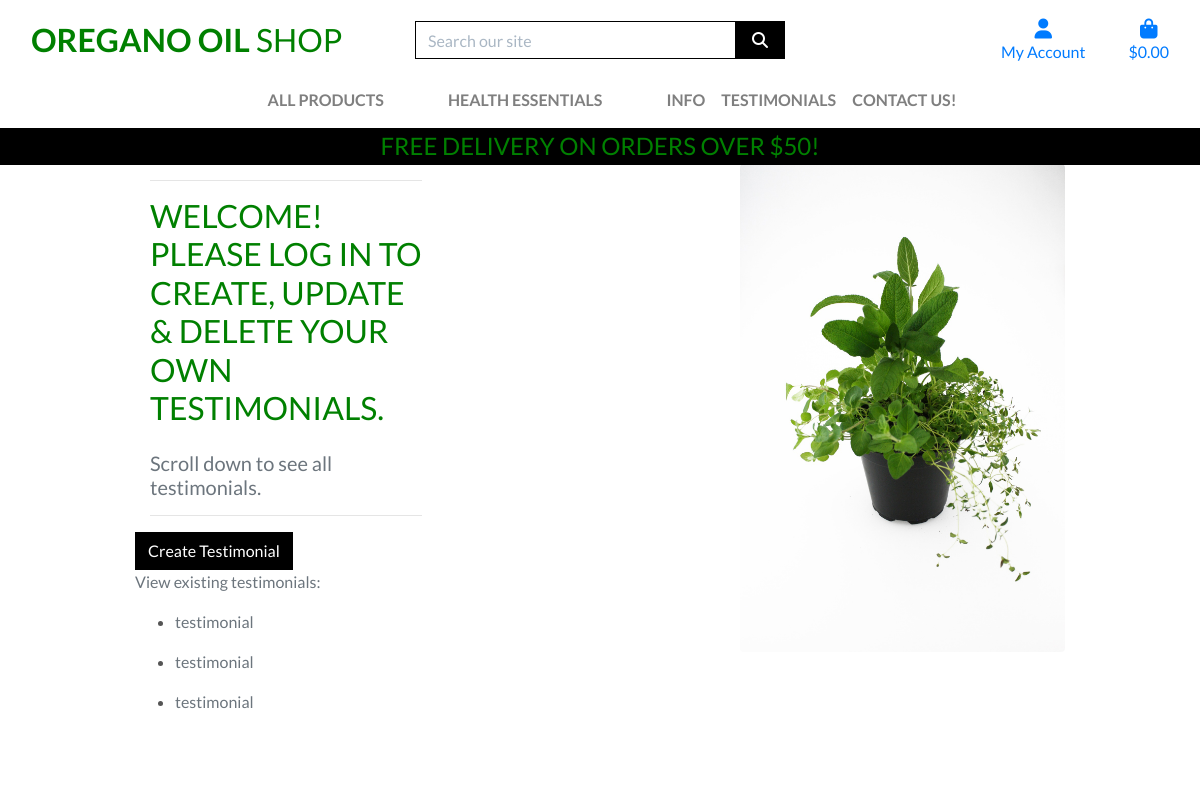
The page /testimonials/testimonial_list/ on the database as committed earlier.
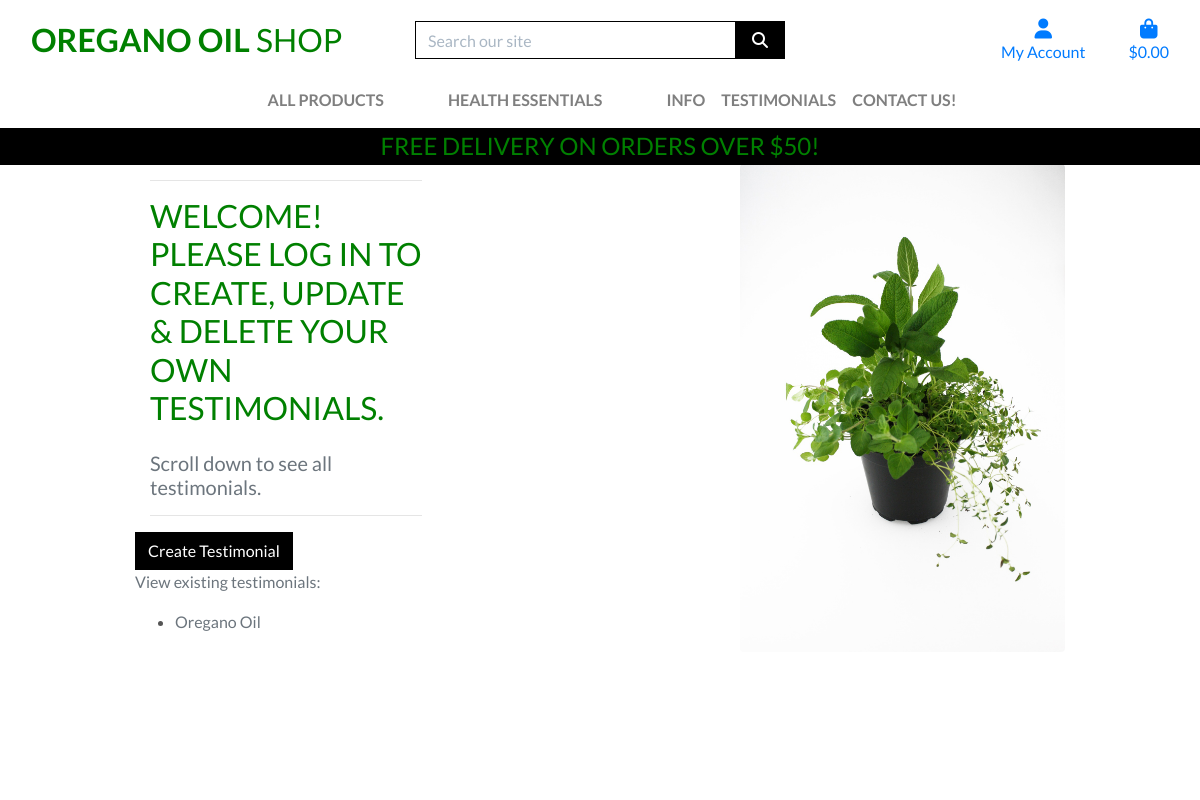
The same page on the database as committed later.
### testimonials/models.py (models this page shows, shortened)
class Testimonials(models.Model):
    title = models.CharField(max_length=255, default="testimonial")
    description = models.TextField(blank=True, null=True)
    price = models.IntegerField()

### testimonials/views.py (the view)
# urls.py: path('testimonial_list/', views.testimonial_list, name='testimonial_list'),
def testimonial_list(request):
    testimonials = Testimonials.objects.all()
    return render(request, 'testimonials/testimonials_list.html', {'testimonials': testimonials})

### bag/contexts.py (called while the page is built, shortened)
def bag_contents(request):
    bag_items = []
    total = 0
    product_count = 0
    bag = request.session.get('bag', {})
    if total < settings.FREE_DELIVERY_THRESHOLD:
        delivery = total * Decimal(settings.STANDARD_DELIVERY_PERCENTAGE / 100)
        free_delivery_delta = settings.FREE_DELIVERY_THRESHOLD - total
    else:
        delivery = 0
        free_delivery_delta = 0
    grand_total = delivery + total
    context = {
        'bag_items': bag_items,
        'total': total,
        'product_count': product_count,
        'delivery': delivery,
        'free_delivery_delta': free_delivery_delta,
        'free_delivery_threshold': settings.FREE_DELIVERY_THRESHOLD,
        'grand_total': grand_total,
    }
    return context

### testimonials/templates/testimonials/testimonials_list.html (shortened to what this page needs)
{% extends "base.html" %}
{% load static %}
{% block page_header %}
    <div class="container header-container">
    </div>
{% endblock %}
{% block content %}
<div class="overlay"></div>
<div class="container">
    <img src = "/media/images/herbs-2126283_1920.jpg"   class ="rounded float-right" alt="butterfly on oregano">
    <div class="row">
        <div class="col-12 col-md-6">
            <hr>
            <h2 class="logo-font mb-4">Welcome! Please Log in to create, update & delete your own Testimonials.</h2>
            <h5 class="text-muted">Scroll down to see all testimonials.</h5>
            <hr>
        </div>
    </div>
<a class = "btn btn-black rounded-0" ' href="{% url 'create_testimonial' %}">Create Testimonial</a><p class = "text-muted" >View existing testimonials:</p>
    {% for testimonial in testimonials %}
        <ul><li class ='reservation'>
            <a class = 'text-muted' href="{% url 'testimonial_detail' testimonial.id %}">{{ testimonial.title }}</a>
        </li></ul>
    {% empty %}
        <ul><li class ="buttonfunny">No testimonials found.</li></ul>
    {% endfor %}
{% endblock %}

### templates/base.html (shortened to what this page needs)
{% load static %}
<!doctype html>
<html lang="en">
  <head>
    {% block corecss %}
        <link rel="stylesheet" href="https://stackpath.bootstrapcdn.com/bootstrap/4.4.1/css/bootstrap.min.css">
        <link rel="stylesheet" href="{% static 'css/base.css' %}">
    {% endblock %}
  </head>
  <body>
    <header class="container-fluid fixed-top">
        <div id="topnav" class="row bg-white pt-lg-2 d-none d-lg-flex">
            <div class="col-12 col-lg-4 my-auto py-1 py-lg-0 text-center text-lg-left">
                <a href="{% url 'home' %}" class="nav-link main-logo-link">
                    <h2 class="logo-font text-black my-0"><strong>Oregano Oil</strong> Shop</h2>
                </a>
            </div>
            <div class="col-12 col-lg-4 my-auto py-1 py-lg-0">
                <form method="GET" action="{% url 'products' %}">
                    <div class="input-group w-100">
                        <input class="form-control border border-black rounded-0" type="text" name="q" placeholder="Search our site">
                        <div class="input-group-append">
                            <button class="form-control btn btn-black border border-black rounded-0" type="submit">
                                <span class="icon">
                                    <i class="fas fa-search"></i>
                                </span>
                            </button>
                        </div>
                    </div>
                </form>
            </div>
            <div class="col-12 col-lg-4 my-auto py-1 py-lg-0">
                <ul class="list-inline list-unstyled text-center text-lg-right my-0">
                    <li class="list-inline-item dropdown">
                        <a class="text-black nav-link" href="#" id="user-options" data-toggle="dropdown" aria-haspopup="true" aria-expanded="false">
                            <div class="text-center">
                                <div><i class="fas fa-user fa-lg"></i></div>
                                <p class="my-0">My Account</p>
                            </div>
                        </a>
                    </li>
                    <li class="list-inline-item">
                        <a class="{% if grand_total %}text-info font-weight-bold{% else %}text-black{% endif %} nav-link" href="{% url 'view_bag' %}">
                            <div class="text-center">
                                <div><i class="fas fa-shopping-bag fa-lg"></i></div>
                                <p class="my-0">
                                    {% if grand_total %}
                                        ${{ grand_total|floatformat:2 }}
                                    {% else %}
                                        $0.00
                                    {% endif %}
                                </p>
                            </div>
                        </a>
                    </li>
                </ul>
            </div>
        </div>
        <div class="row bg-white">
            <nav class="navbar navbar-expand-lg navbar-light w-100">
                {% include 'includes/main_nav.html' %}
            </nav>
        </div>
        <div id="delivery-banner" class="row text-center">
            <div class="col bg-black text-white">
                <h4 class="logo-font my-1">Free delivery on orders over ${{ free_delivery_threshold }}!</h4>
            </div>
        </div>
    </header>
    {% block page_header %}
    {% endblock %}
    {% block content %}
    {% endblock %}
  </body>
</html>

### templates/includes/main_nav.html (shortened to what this page needs)
<div class="collapse navbar-collapse" id="main-nav">
    <ul class="navbar-nav w-auto mx-auto">
        <li class="nav-item dropdown">
            <a class="logo-font font-weight-bold nav-link text-black mr-5" href="#" id="all-products-link" data-toggle="dropdown" aria-haspopup="true" aria-expanded="false">
                All Products
            </a>
        </li>
        <li class="nav-item dropdown">
            <a class="logo-font font-weight-bold nav-link text-black mr-5" href="#" id="homeware-link" data-toggle="dropdown" aria-haspopup="true" aria-expanded="false">
                Health Essentials
            </a>
        </li>
        <li class="nav-item dropdown">
            <a class="logo-font font-weight-bold nav-link text-black" href="{% url 'Info' %}" aria-labelledby="specials-link">
                Info
            </a>
        </li>
    <li class="nav-item dropdown">
        <a class="logo-font font-weight-bold nav-link text-black" href="{% url 'testimonial_list' %}" aria-labelledby="specials-link">
            Testimonials
        </a>
    </li>
        <li class="nav-item dropdown">
            <a class="logo-font font-weight-bold nav-link text-black" href="{% url 'Contact' %}" aria-labelledby="specials-link">
                Contact us!
            </a>
        </li>
    </ul>
</div>

### static/css/base.css (style rules this page uses)
html { height: 100%; }
body { background: url('/media/images/oregano-4338622_1280.jpg') no-repeat center center fixed; background-size: cover; height: calc(100vh - 164px); color: #555; font-family: 'Lato'; }
.float-right { float: right; max-width: 35%; border-left: 20%; }
.icon { align-items: center; display: inline-flex; justify-content: center; height: 1.5rem; width: 1.5rem; }
.logo-font { text-transform: uppercase; color: green; }
.main-logo-link { width: fit-content; }
.btn-black { background: black; color: white; }
.text-white { color: white !important; }
.border-black { border: 1px solid black !important; }
.bg-black { background: #000 !important; }
.overlay { height: 100%; width: 100%; top: 0; left: 0; position: fixed; background: white; z-index: -1; }
input[name='q']::placeholder { color: #aab7c4; }
@media (min-width: 1200px) { .container { max-width: 80%; } }
@media (min-width: 992px) { .header-container { padding-top: 164px; } }

Rows that differ between the two databases and show on the page:
removed Testimonials: title "testimonial"
removed Testimonials: title "testimonial"
removed Testimonials: title "testimonial"
added Testimonials: title "Oregano Oil"
